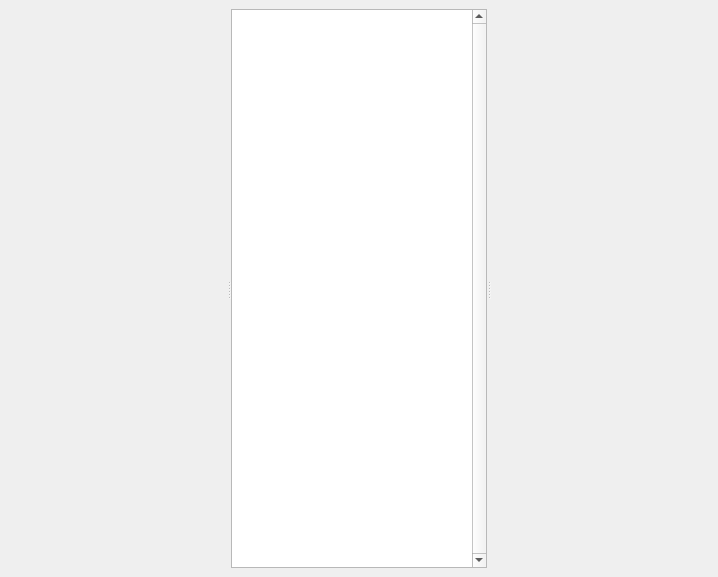
<ui version="4.0" >
 <class>MainWindow</class>
 <widget class="QMainWindow" name="MainWindow" >
  <property name="geometry" >
   <rect>
    <x>0</x>
    <y>0</y>
    <width>718</width>
    <height>577</height>
   </rect>
  </property>
  <property name="sizePolicy" >
   <sizepolicy vsizetype="Expanding" hsizetype="Expanding" >
    <horstretch>0</horstretch>
    <verstretch>0</verstretch>
   </sizepolicy>
  </property>
  <property name="contextMenuPolicy" >
   <enum>Qt::CustomContextMenu</enum>
  </property>
  <property name="windowTitle" >
   <string>Vorwitor</string>
  </property>
  <widget class="QWidget" name="centralwidget" >
   <layout class="QHBoxLayout" name="horizontalLayout" >
    <item>
     <widget class="QSplitter" name="splitter" >
      <property name="orientation" >
       <enum>Qt::Horizontal</enum>
      </property>
      <widget class="QWidget" native="1" name="space1" >
       <property name="sizePolicy" >
        <sizepolicy vsizetype="Preferred" hsizetype="Preferred" >
         <horstretch>1</horstretch>
         <verstretch>0</verstretch>
        </sizepolicy>
       </property>
       <property name="contextMenuPolicy" >
        <enum>Qt::CustomContextMenu</enum>
       </property>
      </widget>
      <widget class="QPlainTextEdit" name="text" >
       <property name="contextMenuPolicy" >
        <enum>Qt::CustomContextMenu</enum>
       </property>
       <property name="verticalScrollBarPolicy" >
        <enum>Qt::ScrollBarAlwaysOn</enum>
       </property>
      </widget>
      <widget class="QWidget" native="1" name="space2" >
       <property name="sizePolicy" >
        <sizepolicy vsizetype="Preferred" hsizetype="Preferred" >
         <horstretch>1</horstretch>
         <verstretch>0</verstretch>
        </sizepolicy>
       </property>
       <property name="contextMenuPolicy" >
        <enum>Qt::CustomContextMenu</enum>
       </property>
      </widget>
     </widget>
    </item>
   </layout>
  </widget>
 </widget>
 <resources/>
 <connections/>
</ui>
